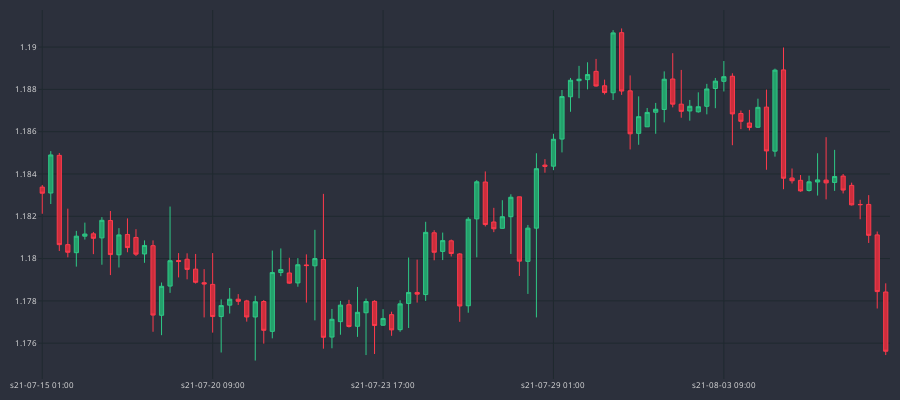

The notebook cell this image was saved under:
### Code cell
fig = go.Figure()
fig.add_trace(go.Candlestick(
    x=df_plot.sTime,
    open=df_plot.mid_o,
    high=df_plot.mid_h,
    low=df_plot.mid_l,
    close=df_plot.mid_c,
    line=dict(width=1), opacity=1,
    increasing_fillcolor='#24A06B',
    decreasing_fillcolor="#CC2E3C",
    increasing_line_color='#2EC886',  
    decreasing_line_color='#FF3A4C'
))

fig.update_yaxes(
    gridcolor="#1f292f"
)
fig.update_xaxes(
    gridcolor="#1f292f",
    rangeslider=dict(visible=False),
    nticks=5
)

fig.update_layout(
    width=900,
    height=400,
    margin=dict(l=10,r=10,b=10,t=10),
    paper_bgcolor="#2c303c",
    plot_bgcolor="#2c303c",
    font=dict(size=8, color="#e1e1e1")
)

fig.show()
